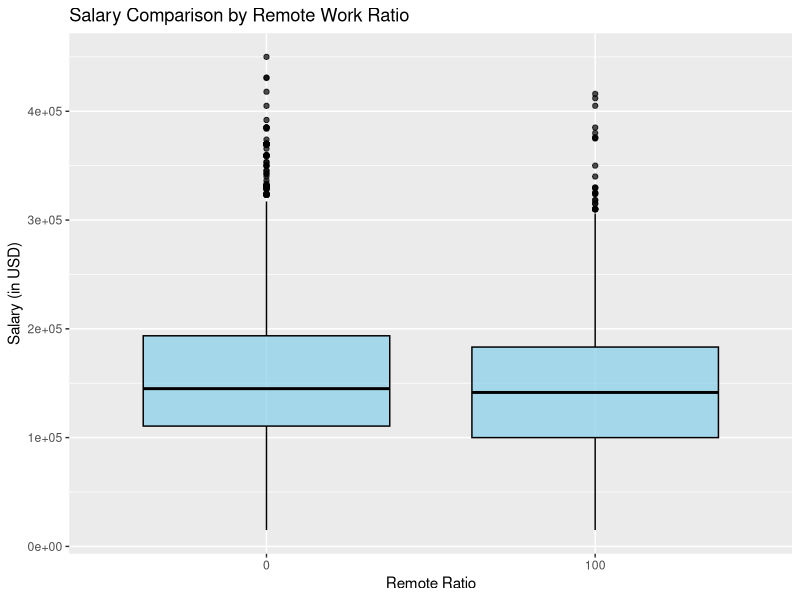

Write R code to recreate this figure.
# Dependencies
library(ggplot2)
library(dplyr)

# Read dataset from CSV format
salaries = read.csv('../data/salaries.csv')
print(head(salaries))

# Clean and tidy dataset
# 1. Filter dataset such that remote_ratio is either 0 or 100
salaries <- salaries %>%
    filter(remote_ratio == 0 | remote_ratio == 100)

# # 2. Combine jobs into categories
# pattern <- "\\b(Scientist)\\b"
# filtered_job_titles <- unique(salaries$job_title[grepl(pattern, salaries$job_title)])

# for (title in filtered_job_titles) {
#     print(title)
# }

# Compute estimates of the parameter you identified across your groups. Present this in a table. If relevant, include these estimates in your plot.
salary_estimates <- salaries %>%
  group_by(remote_ratio) %>%
  summarize(
    salary_mean = mean(salary_in_usd, na.rm = TRUE), 
    salary_sd = sd(salary_in_usd, na.rm = TRUE)
  )

print(head(salary_estimates))

# Plot the relevant raw data, tailoring your plot in a way that addresses your question.
ggplot(salaries, aes(x = as.factor(remote_ratio), y = salary_in_usd)) +
  geom_boxplot(fill = "skyblue", color = "black", alpha = 0.7) +
  labs(title = "Salary Comparison by Remote Work Ratio", x = "Remote Ratio", y = "Salary (in USD)", color = "Mean")

